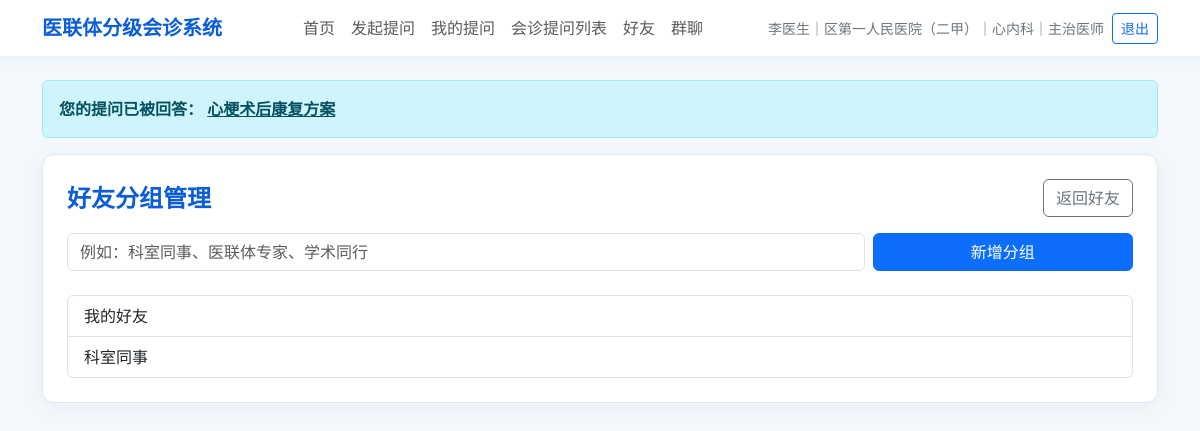
Page /friends/groups (signed in) on the committed database.
### tables this page shows
CREATE TABLE users (
                    id INTEGER PRIMARY KEY AUTOINCREMENT,
                    name TEXT,
                    password TEXT,
                    hospital_id INTEGER,
                    department TEXT,
                    role TEXT DEFAULT '医生'
                , phone TEXT DEFAULT '', wechat_id TEXT DEFAULT '', title TEXT DEFAULT '', avatar TEXT DEFAULT '');

CREATE TABLE hospitals (
                    id INTEGER PRIMARY KEY AUTOINCREMENT,
                    name TEXT,
                    parent_id INTEGER,
                    path TEXT,
                    level INTEGER
                );

CREATE TABLE consultations (
                    id INTEGER PRIMARY KEY AUTOINCREMENT,
                    title TEXT,
                    content TEXT,
                    asker_id INTEGER,
                    asker_hospital_id INTEGER,
                    asker_department TEXT,
                    target_hospital_id INTEGER,
                    visible_levels TEXT,
                    status TEXT,
                    reply_content TEXT,
                    replier_id INTEGER,
                    replier_department TEXT,
                    attachment_path TEXT,
                    attachment_name TEXT,
                    reply_attachment_path TEXT,
                    reply_attachment_name TEXT,
                    create_time TEXT,
                    reply_time TEXT
                );

CREATE TABLE friend_groups (
                    id INTEGER PRIMARY KEY AUTOINCREMENT,
                    user_id INTEGER,
                    group_name TEXT,
                    create_time TEXT
                );

### app.py (the view, shortened to what this page needs)
    @app.route("/friends/groups", methods=["GET", "POST"])
    @login_required
    def friend_group_manager(current_user: Dict[str, Any]):
        return render_template(
            "friend_groups.html",
            friend_groups=get_friend_groups(current_user["id"]),
        )

### app.py (called while the page is built, shortened)
def get_connection(db_path: Optional[Path] = None) -> sqlite3.Connection:
    if db_path is None:
        db_path = DB_PATH
    conn = sqlite3.connect(db_path)
    conn.row_factory = sqlite3.Row
    return conn

def row_to_dict(row: Optional[sqlite3.Row]) -> Optional[Dict[str, Any]]:
    if row is None:
        return None
    return dict(row)

def get_user_with_hospital(user_id: int) -> Optional[Dict[str, Any]]:
    conn = get_connection()
    try:
        row = conn.execute(
            """
            SELECT
                u.id AS id,
                u.name AS name,
                u.phone AS phone,
                u.wechat_id AS wechat_id,
                u.title AS title,
                u.avatar AS avatar,
                u.department AS department,
                u.role AS role,
                h.id AS hospital_id,
                h.name AS hospital_name,
                h.path AS hospital_path,
                h.level AS hospital_level
            FROM users u
            JOIN hospitals h ON u.hospital_id = h.id
            WHERE u.id = ?
            """,
            (user_id,),
        ).fetchone()
        return row_to_dict(row)
    finally:
        conn.close()

def get_answer_notifications(current_user: Optional[Dict[str, Any]]) -> List[sqlite3.Row]:
    if current_user is None:
        return []
    conn = get_connection()
    try:
        return conn.execute(
            """
            SELECT id, title, reply_time
            FROM consultations
            WHERE asker_id = ? AND status = '已回复'
            ORDER BY reply_time DESC, id DESC
            LIMIT 5
            """,
            (current_user["id"],),
        ).fetchall()
    finally:
        conn.close()

def ensure_friend_group(user_id: int, group_name: str) -> str:
    group_name = (group_name or "我的好友").strip() or "我的好友"
    conn = get_connection()
    try:
        with conn:
            exists = conn.execute(
                """
                SELECT id FROM friend_groups
                WHERE user_id = ? AND group_name = ?
                """,
                (user_id, group_name),
            ).fetchone()
        return group_name
    finally:
        conn.close()

def get_current_user() -> Optional[Dict[str, Any]]:
    if Flask is None:
        return None
    user_id = session.get("user_id")
    if user_id is None:
        return None
    return get_user_with_hospital(int(user_id))

### templates/friend_groups.html (shortened to what this page needs)
{% extends "base.html" %}
{% block content %}
<div class="page-card p-3 p-md-4">
    <div class="d-flex justify-content-between align-items-center mb-3">
        <h1 class="h4 medical-title mb-0">好友分组管理</h1>
        <a class="btn btn-outline-secondary" href="{{ url_for('friends') }}">返回好友</a>
    </div>
    <form method="post" class="row g-2 mb-4">
        <div class="col-12 col-md-9">
            <input class="form-control" name="group_name" placeholder="例如：科室同事、医联体专家、学术同行">
        </div>
        <div class="col-12 col-md-3">
            <button class="btn btn-primary w-100" type="submit">新增分组</button>
        </div>
    </form>
    <div class="list-group">
        {% for group in friend_groups %}
        <div class="list-group-item">{{ group.group_name }}</div>
        {% endfor %}
    </div>
</div>
{% endblock %}

### templates/base.html (shortened to what this page needs)
<!doctype html>
<html lang="zh-CN">
<head>
    <link href="https://cdn.jsdelivr.net/npm/bootstrap@5.3.3/dist/css/bootstrap.min.css" rel="stylesheet">
</head>
<body>
{% if current_user %}
<nav class="navbar navbar-expand-lg bg-white sticky-top">
    <div class="container">
        <a class="navbar-brand medical-title" href="{{ url_for('home') }}">医联体分级会诊系统</a>
        <div class="collapse navbar-collapse" id="mainNavbar">
            <ul class="navbar-nav mx-auto mb-2 mb-lg-0">
                <li class="nav-item"><a class="nav-link" href="{{ url_for('home') }}">首页</a></li>
                <li class="nav-item"><a class="nav-link" href="{{ url_for('new_consultation') }}">发起提问</a></li>
                <li class="nav-item"><a class="nav-link" href="{{ url_for('my_consultations') }}">我的提问</a></li>
                {% if current_user.hospital_level in [1, 2] %}
                <li class="nav-item"><a class="nav-link" href="{{ url_for('subordinate_consultations') }}">会诊提问列表</a></li>
                {% endif %}
                <li class="nav-item">
                    <a class="nav-link" href="{{ url_for('friends') }}">
                        好友
                    </a>
                </li>
                <li class="nav-item">
                    <a class="nav-link" href="{{ url_for('groups') }}">
                        群聊
                    </a>
                </li>
            </ul>
            <div class="d-flex flex-column flex-lg-row align-items-lg-center gap-2 small text-secondary">
                <span>{{ current_user.name }}｜{{ current_user.hospital_name }}｜{{ current_user.department }}｜{{ current_user.title }}</span>
                <a class="btn btn-outline-primary btn-sm" href="{{ url_for('logout') }}">退出</a>
            </div>
        </div>
    </div>
</nav>
{% endif %}
<main class="container py-4">
    {% if current_user and answer_notifications %}
    <div class="alert alert-info" role="alert">
        <strong>您的提问已被回答：</strong>
        {% for item in answer_notifications %}
            <a class="alert-link me-2" href="{{ url_for('consultation_detail', consultation_id=item.id) }}">{{ item.title }}</a>
        {% endfor %}
    </div>
    {% endif %}
    {% block content %}{% endblock %}
</main>
</body>
</html>

### templates/base.html (style rules this page uses)
body { background: #f4f8fc; }
.navbar { box-shadow: 0 2px 10px rgba(13, 110, 253, 0.08); }
.page-card { background: #fff; border: 1px solid #dbe8f6; border-radius: 12px; box-shadow: 0 4px 18px rgba(35, 80, 130, 0.06); }
.medical-title { color: #0b5ed7; font-weight: 700; }

### rows in the picture
users: name "李医生", department "心内科", title "主治医师"
hospitals: hospital_name "区第一人民医院（二甲）"
consultations: title "心梗术后康复方案"
friend_groups: group_name "我的好友"
friend_groups: group_name "科室同事"
